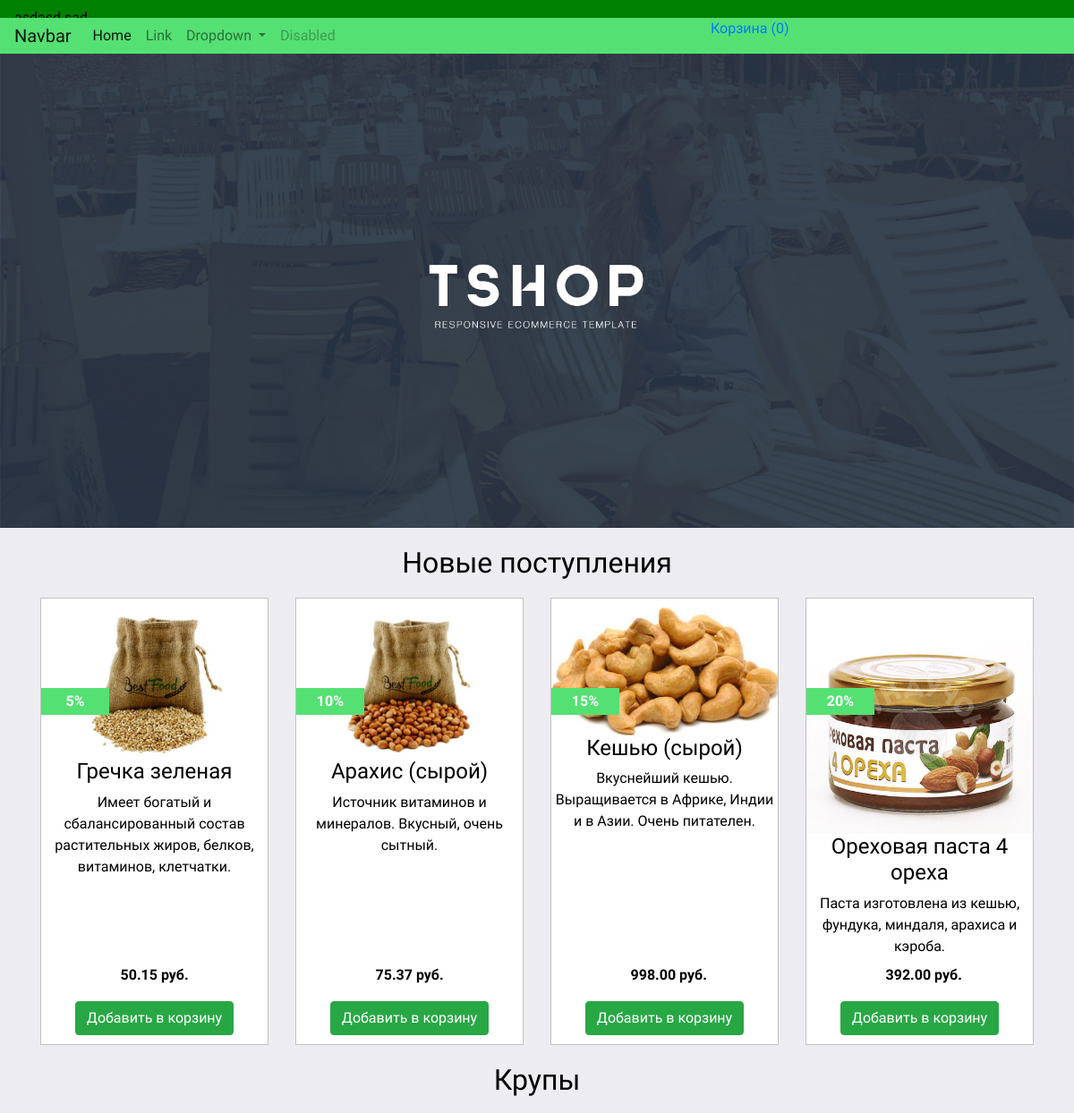
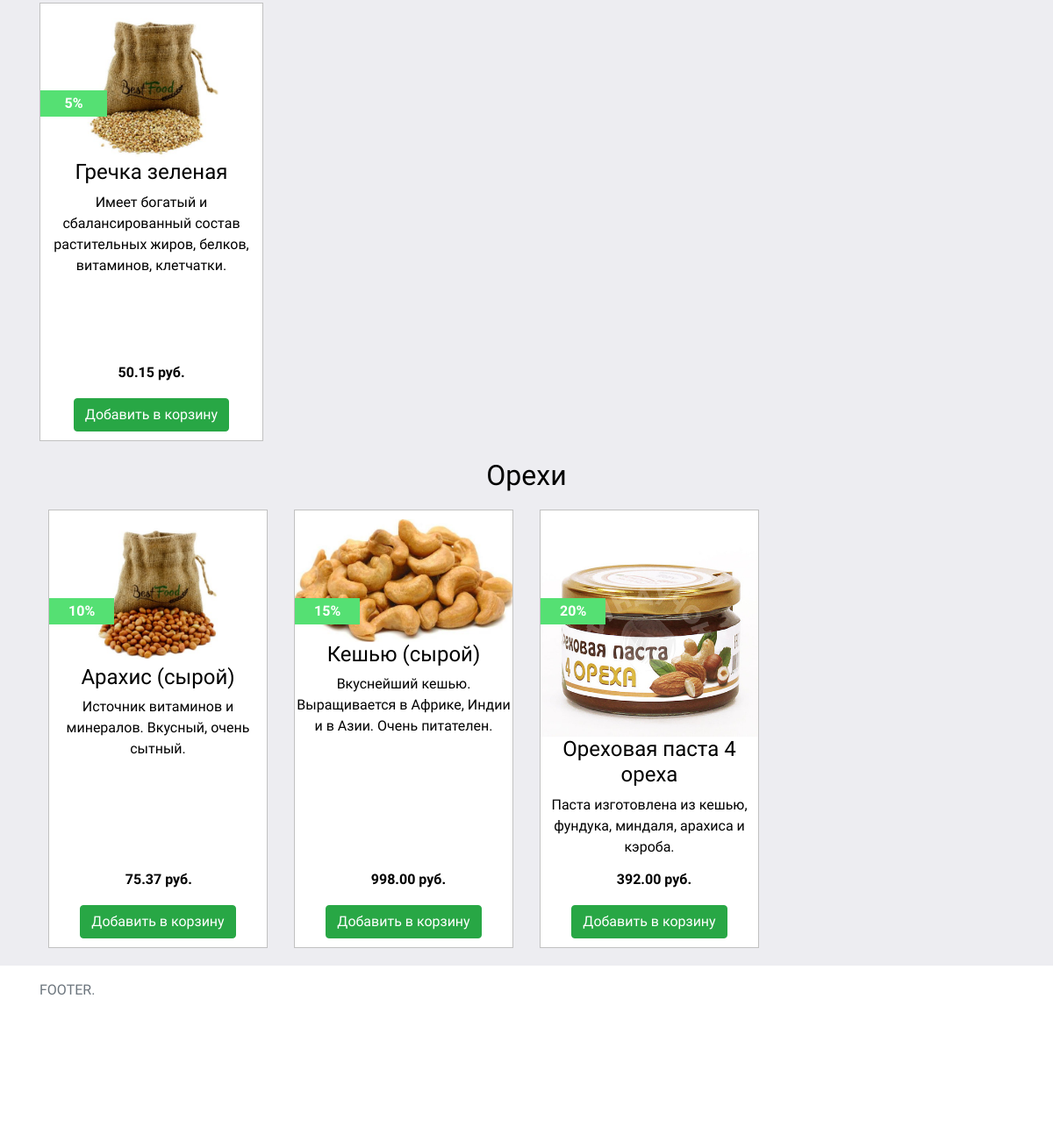
The page / on the database its author committed (2 pictures, top to bottom).
### products/models.py (models this page shows, shortened)
class ProductImage(models.Model):
    product = models.ForeignKey(Product, on_delete=models.CASCADE, verbose_name='Товар')
    image = models.ImageField(u"Путь", upload_to='products_images/')
    created = models.DateTimeField(u"Создан", auto_now_add=True, auto_now=False)
    updated = models.DateTimeField(u"Обновлён", auto_now_add=False, auto_now=True)
    is_active = models.BooleanField(u"Видимость", default=True)
    is_main = models.BooleanField(u"На карточку", default=True)
    class Meta:
        verbose_name = 'Фото'
        verbose_name_plural = 'Фотографии'

class Product(models.Model):
    name = models.CharField(u"Имя", max_length=128, blank=True, null=True, default=None)
    category = models.ForeignKey(ProductCategory, on_delete=models.CASCADE, verbose_name='Категория',
                                 default=None, null=True, blank=True)
    price = models.DecimalField(u"Цена", max_digits=5, decimal_places=2, default=0)
    discount = models.IntegerField(u"Скидка", default=0)
    short_description = models.TextField(u"Описание (кратко)", max_length=100, blank=True, null=True, default=None)
    description = models.TextField(u"Описание", max_length=500, blank=True, null=True, default=None)
    created = models.DateTimeField(u"Создан", auto_now_add=True, auto_now=False)
    updated = models.DateTimeField(u"Обновлён", auto_now_add=False, auto_now=True)
    is_active = models.BooleanField(u"Видимость", default=True)
    class Meta:
        verbose_name = 'Товар'
        verbose_name_plural = 'Товары'

### landing/views.py (the view)
# urls.py: url(r'^$', HomeListView.as_view(), name='home'),
class HomeListView (ListView):
    model = ProductImage
    template_name = 'landing/home.html'
    context_object_name = 'products_images'
    queryset = ProductImage.objects.filter(is_active=True, is_main=True)
    def get_context_data(self, **kwargs):
        context = super(HomeListView, self).get_context_data(**kwargs)
        context['products_images_groats'] = ProductImage.objects.filter(is_active=True,
                                                                       is_main=True,
                                                                       product__category__id=1)
        context['products_images_nuts'] = ProductImage.objects.filter(is_active=True,
                                                                     is_main=True,
                                                                     product__category__id=2)
        return context

### orders/context_processors.py (called while the page is built)
def getting_basket_info(request):
    session_key = request.session.session_key
    if not session_key:
        request.session.cycle_key()
    products_in_basket = ProductInBasket.objects.filter(
        session_key=session_key, is_active=True)
    products_total_amount = products_in_basket.count()
    return locals()

### templates/landing/home.html (shortened to what this page needs)
{% extends 'base.html' %} {% load static %} {% block content %}
<div class="section-top">
  <img src={% static 'img/slider0.jpg' %} width=100% alt='phon'>
  <div class="section section1">
    <div class="container">
      <div class="text-center h2">
        <h2>Новые поступления</h2>
      </div>
      <div class="row">
        {% for product_image in products_images %}
        {% include 'landing/product_item.html' %}
        {% endfor %}
      </div>
  </div>
</div>
<div class="section section2 groats-container">
  <div class="container">
    <div class="text-center h2">
      <h2>Крупы</h2>
    </div>
    <div class="row">
      {% for product_image in products_images_groats %}
      {% include 'landing/product_item.html' %}
      {% endfor %}
    </div>
</div>
<div class="section section3 nuts-container">
  <div class="container">
    <div class="text-center h2">
      <h2>Орехи</h2>
    </div>
    <div class="row">
      {% for product_image in products_images_nuts %}
      {% include 'landing/product_item.html' %}
      {% endfor %}
    </div>
</div>
{% endblock content %}

### templates/base.html (shortened to what this page needs)
{% load static %}
<!DOCTYPE html>
<html lang="en">
  <head>
    <link
      rel="stylesheet"
      href="https://stackpath.bootstrapcdn.com/bootstrap/4.4.1/css/bootstrap.min.css"
    />
    <link rel="stylesheet" href="{% static 'style.css' %}" />
  </head>
  <body>
    <div class="wrapper">
      <div class="wrapper-content">
        {% include 'navbar.html' %} {% block content %} {% endblock content %}
      </div>
    </div>
    {% include 'footer.html' %}
  </body>
</html>

### templates/navbar.html (shortened to what this page needs)
<nav class="navbar navbar-default navbar-top">
</nav>
<nav class="navbar navbar-expand-lg navbar-light  navbar-main">
  <a class="navbar-brand" href="#">Navbar</a>
  <div class="collapse navbar-collapse" id="navbarSupportedContent">
    <ul class="navbar-nav mr-auto">
      <li class="nav-item active">
        <a class="nav-link" href="#">
          Home
        </a>
      </li>
      <li class="nav-item">
        <a class="nav-link" href="#">Link</a>
      </li>
      <li class="nav-item dropdown">
        <a class="nav-link dropdown-toggle" href="#" id="navbarDropdown" role="button" data-toggle="dropdown"
          aria-haspopup="true" aria-expanded="false">
          Dropdown
        </a>
      </li>
      <li class="nav-item">
        <a class="nav-link disabled" href="#" tabindex="-1" aria-disabled="true">Disabled</a>
      </li>
    </ul>
    <ul>
      <li class="nav navbar-right">
        <div class="basket-container">
          <a href="#">Корзина
            <span id="basket-total-amount">
              {% if products_total_amount %} ({{ products_total_amount }}) {% else %} (0) {% endif %}
            </span>
          </a>
        </div>
      </li>
    </ul>
  </div>
</nav>

### templates/landing/product_item.html
<div class="col-lg-3">
  <div class="product-item">
    <div>
      <a href="{% url 'product' product_image.product.id %}">
        <img src="{{ product_image.image.url }}" alt="{{ product_image.product.name }}" class="image" />
      </a>
    </div>
    {% if product_image.product.discount %}
    <div class="discount-container">
      <span>{{ product_image.product.discount }}% </span>
    </div>
    {% endif %}
    <h4>{{ product_image.product.name }}</h4>
    <p>
      {{ product_image.product.short_description }}
    </p>
    <div class="price">
      {{ product_image.product.price }} руб.
    </div>
    <div class="add-to-card-btn">
      <button type="button" class="btn btn-success">
        Добавить в корзину
      </button>
    </div>
  </div>
</div>

### templates/footer.html
<footer class="footer mt-auto py-3">
  <div class="container">
    <span class="text-muted">FOOTER.</span>
  </div>
</footer>

### static/style.css (style rules this page uses)
html, body { height: 100%; max-height: 100%; font-family: "Raleway", sans-serif; color: black; background-color: #ededf1; }
.section { margin: 20px; }
.product-item { background-color: white; height: 500px; position: relative; border: 1px solid #c1c1c1; text-align: center; padding: 10px 0 10px 0; }
.add-to-card-btn { position: absolute; width: 100%; bottom: 10px; }
.price { font-weight: bold; position: absolute; bottom: 65px; left: 35%; }
.image { text-align: center; width: 100%; position: relative; }
.h2 { margin: 20px; }
.footer { background-color: white; margin-bottom: -100px; height: 200px; }
.discount-container { position: absolute; top: 20%; background: #55e073; width: 30%; color: white; font-weight: 700; padding: 3px; }
.navbar-top { min-height: 10px; height: 20px; background-color: green; border: none; border-radius: 0; }
.navbar-main { background-color: #55e073; border: none; border-radius: 0; height: 40px; }
.basket-container { position: relative; width: 400px; padding: 15px 10px; }

### rows shown on the page
ProductImage: image (picture), product.discount "5", product.name "Гречка зеленая", product.short_description "Имеет богатый и сбалансированный состав растительных жиров, белков, витаминов, клетчатки.", product.price "50.15"
ProductImage: image (picture), product.discount "10", product.name "Арахис (сырой)", product.short_description "Источник витаминов и минералов. Вкусный, очень сытный.", product.price "75.37"
ProductImage: image (picture), product.discount "15", product.name "Кешью (сырой)", product.short_description "Вкуснейший кешью. Выращивается в Африке, Индии и в Азии. Очень питателен.", product.price "998.00"
ProductImage: image (picture), product.discount "20", product.name "Ореховая паста 4 ореха", product.short_description "Паста изготовлена из кешью, фундука, миндаля, арахиса и кэроба.", product.price "392.00"
